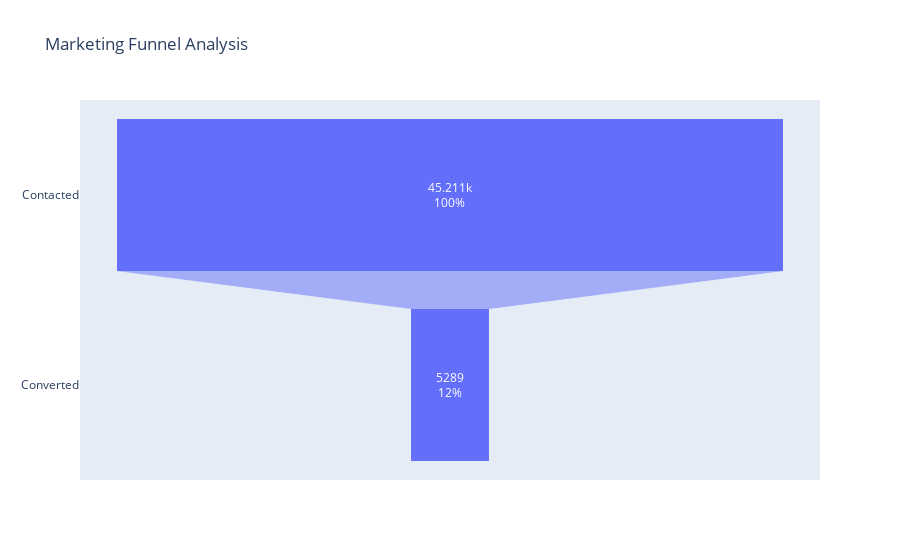

Write notebook code for a chart like this one.
### Code cell
import plotly.graph_objects as go

funnel = go.Figure(go.Funnel(
    y = ["Contacted", "Converted"],
    x = [total_contacted, total_converted],
    textinfo = "value+percent initial"
))

funnel.update_layout(title="Marketing Funnel Analysis")

### Figure 1 — Plotly figure (JSON) as saved in the notebook; plotly's stock layout.template omitted (floating-point values rounded to 4 significant figures)
{"data": [{"textinfo": "value+percent initial", "type": "funnel", "x": [45211, 5289], "y": ["Contacted", "Converted"]}], "layout": {"title": {"text": "Marketing Funnel Analysis"}}}
